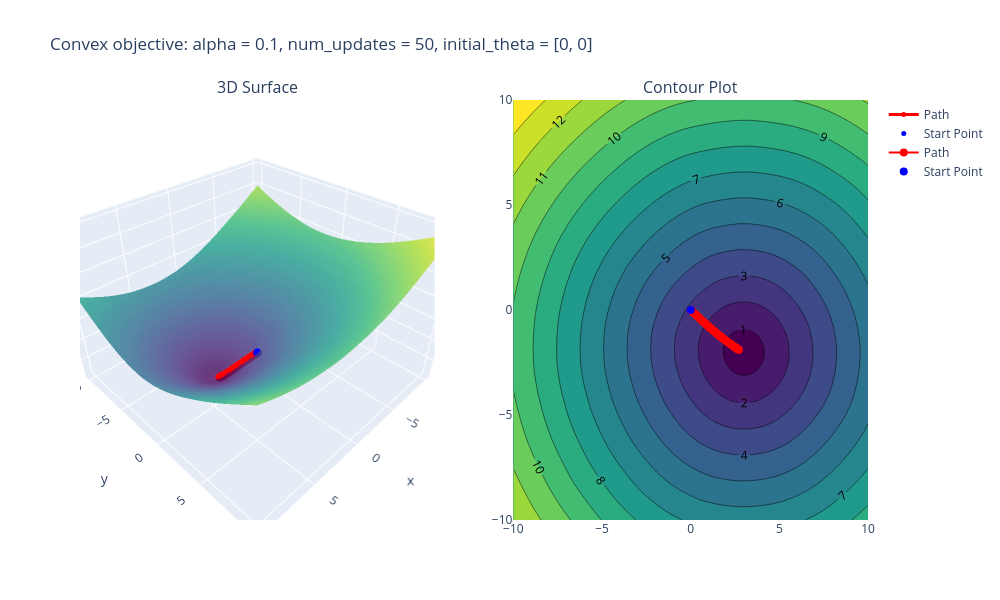
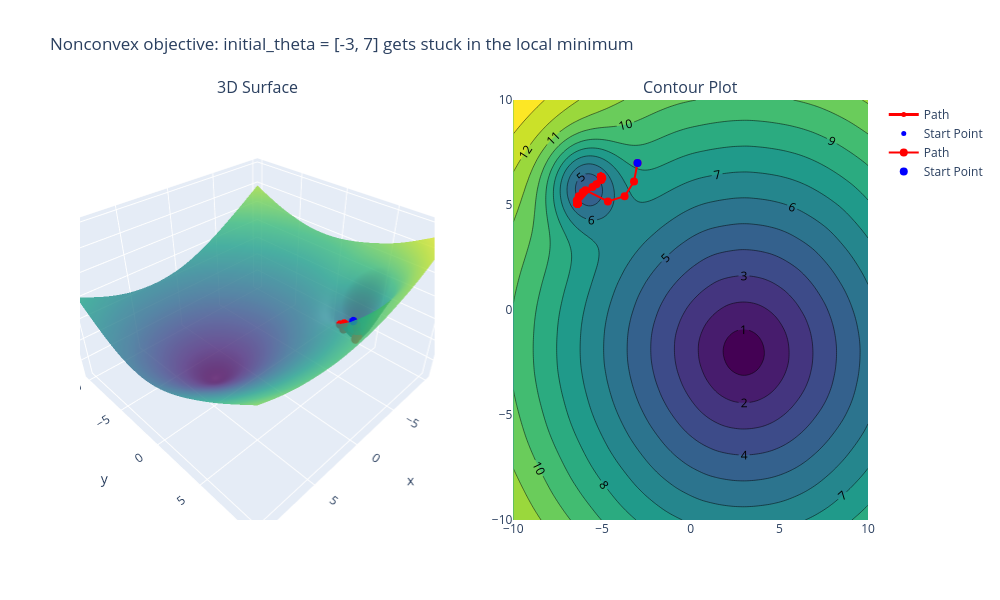

The cell these charts' notebook holds for them, in order:
### Markdown cell above
For these set of hyperparameters, the gradient descent algorithm converges to the minimum of the convex objective function. 

Now it's your turn to experiment with the hyperparameters of gradient descent. See what happens when you change the hyperparameters or when you use the nonconvex objective function instead of the convex function. Then answer the questions below.

### Code cell
# Fill in the hyperparameters to visualize gradient descent
# Consider adding a title to describe what is in each plot you produce

# Convex objective with a small learning rate: slow but steady convergence to [3, -2]
visualize_gradient_descent(
    title = "Convex objective: alpha = 0.1, num_updates = 50, initial_theta = [0, 0]" ,
    X = X ,
    y = y ,
    initial_theta = [0, 0] ,
    alpha = 0.1 ,
    num_updates = 50 ,
    batch_size = len(X) ,
    convex = True
)

# Nonconvex objective started near the local minimum at [-6, 6]:
# gradient descent gets trapped there instead of finding the global minimum at [3, -2].
# (Re-run this cell with initial_theta = [3, 7] and it converges to the global minimum,
#  and with alpha = 10 the convex run overshoots and oscillates instead of converging.)
visualize_gradient_descent(
    title = "Nonconvex objective: initial_theta = [-3, 7] gets stuck in the local minimum" ,
    X = X ,
    y = y ,
    initial_theta = [-3, 7] ,
    alpha = 1 ,
    num_updates = 50 ,
    batch_size = len(X) ,
    convex = False
)

### Figure 1 — Plotly figure (JSON) as saved in the notebook; plotly's stock layout.template omitted (floating-point values rounded to 4 significant figures; data arrays with more than 128 entries replaced by an {"elided": "..."} marker saying what was removed)
{"data": [{"colorscale": [[0, "#440154"], [0.1111, "#482878"], [0.2222, "#3e4989"], [0.3333, "#31688e"], [0.4444, "#26828e"], [0.5556, "#1f9e89"], [0.6667, "#35b779"], [0.7778, "#6ece58"], [0.8889, "#b5de2b"], [1, "#fde725"]], "opacity": 0.8, "scene": "scene", "showscale": false, "type": "surface", "x": {"elided": "100x100 float values"}, "y": {"elided": "100x100 float values"}, "z": {"elided": "100x100 float values"}}, {"line": {"color": "red", "width": 3}, "marker": {"color": "red", "size": 5}, "mode": "lines+markers", "name": "Path", "scene": "scene", "type": "scatter3d", "x": [0.0, 0.05992, 0.12, 0.18, 0.2402, 0.3005, 0.3605, 0.4204, 0.4808, 0.5412, 0.6017, 0.662, 0.7226, 0.7833, 0.8438, 0.904, 0.9642, 1.024, 1.084, 1.144, 1.205, 1.265, 1.325, 1.386, 1.446, 1.506, 1.566, 1.625, 1.685, 1.744, 1.802, 1.86, 1.918, 1.975, 2.032, 2.087, 2.142, 2.195, 2.248, 2.298, 2.347, 2.395, 2.441, 2.485, 2.527, 2.566, 2.603, 2.636, 2.667, 2.694, 2.72], "y": [0.0, -0.04845, -0.09644, -0.1444, -0.1918, -0.2392, -0.2868, -0.3343, -0.3813, -0.428, -0.4747, -0.5214, -0.5674, -0.6131, -0.659, -0.7047, -0.7505, -0.7962, -0.8414, -0.8862, -0.9309, -0.9746, -1.018, -1.06, -1.102, -1.143, -1.184, -1.224, -1.263, -1.302, -1.341, -1.379, -1.416, -1.453, -1.488, -1.522, -1.556, -1.589, -1.621, -1.652, -1.682, -1.709, -1.736, -1.762, -1.787, -1.811, -1.833, -1.853, -1.87, -1.884, -1.898], "z": [2.826, 2.766, 2.707, 2.648, 2.59, 2.531, 2.472, 2.414, 2.355, 2.297, 2.239, 2.181, 2.123, 2.065, 2.007, 1.95, 1.893, 1.836, 1.78, 1.724, 1.668, 1.612, 1.557, 1.503, 1.449, 1.396, 1.344, 1.293, 1.243, 1.193, 1.144, 1.096, 1.05, 1.004, 0.9596, 0.9171, 0.8765, 0.8374, 0.8002, 0.7657, 0.7338, 0.7039, 0.676, 0.6501, 0.6266, 0.6063, 0.5892, 0.575, 0.5632, 0.5535, 0.5455]}, {"marker": {"color": "blue", "size": 5, "symbol": "circle"}, "mode": "markers", "name": "Start Point", "scene": "scene", "type": "scatter3d", "x": [0], "y": [0], "z": [2.826]}, {"colorscale": [[0, "#440154"], [0.1111, "#482878"], [0.2222, "#3e4989"], [0.3333, "#31688e"], [0.4444, "#26828e"], [0.5556, "#1f9e89"], [0.6667, "#35b779"], [0.7778, "#6ece58"], [0.8889, "#b5de2b"], [1, "#fde725"]], "contours": {"showlabels": true}, "line": {"smoothing": 0.85}, "showscale": false, "type": "contour", "x": [-10.0, -9.798, -9.596, -9.394, -9.192, -8.99, -8.788, -8.586, -8.384, -8.182, -7.98, -7.778, -7.576, -7.374, -7.172, -6.97, -6.768, -6.566, -6.364, -6.162, -5.96, -5.758, -5.556, -5.354, -5.152, -4.949, -4.747, -4.545, -4.343, -4.141, -3.939, -3.737, -3.535, -3.333, -3.131, -2.929, -2.727, -2.525, -2.323, -2.121, -1.919, -1.717, -1.515, -1.313, -1.111, -0.9091, -0.7071, -0.5051, -0.303, -0.101, 0.101, 0.303, 0.5051, 0.7071, 0.9091, 1.111, 1.313, 1.515, 1.717, 1.919, 2.121, 2.323, 2.525, 2.727, 2.929, 3.131, 3.333, 3.535, 3.737, 3.939, 4.141, 4.343, 4.545, 4.747, 4.949, 5.152, 5.354, 5.556, 5.758, 5.96, 6.162, 6.364, 6.566, 6.768, 6.97, 7.172, 7.374, 7.576, 7.778, 7.98, 8.182, 8.384, 8.586, 8.788, 8.99, 9.192, 9.394, 9.596, 9.798, 10.0], "xaxis": "x", "y": [-10.0, -9.798, -9.596, -9.394, -9.192, -8.99, -8.788, -8.586, -8.384, -8.182, -7.98, -7.778, -7.576, -7.374, -7.172, -6.97, -6.768, -6.566, -6.364, -6.162, -5.96, -5.758, -5.556, -5.354, -5.152, -4.949, -4.747, -4.545, -4.343, -4.141, -3.939, -3.737, -3.535, -3.333, -3.131, -2.929, -2.727, -2.525, -2.323, -2.121, -1.919, -1.717, -1.515, -1.313, -1.111, -0.9091, -0.7071, -0.5051, -0.303, -0.101, 0.101, 0.303, 0.5051, 0.7071, 0.9091, 1.111, 1.313, 1.515, 1.717, 1.919, 2.121, 2.323, 2.525, 2.727, 2.929, 3.131, 3.333, 3.535, 3.737, 3.939, 4.141, 4.343, 4.545, 4.747, 4.949, 5.152, 5.354, 5.556, 5.758, 5.96, 6.162, 6.364, 6.566, 6.768, 6.97, 7.172, 7.374, 7.576, 7.778, 7.98, 8.182, 8.384, 8.586, 8.788, 8.99, 9.192, 9.394, 9.596, 9.798, 10.0], "yaxis": "y", "z": {"elided": "100x100 float values"}}, {"line": {"color": "red", "width": 2}, "marker": {"color": "red", "size": 8}, "mode": "lines+markers", "name": "Path", "type": "scatter", "x": [0.0, 0.05992, 0.12, 0.18, 0.2402, 0.3005, 0.3605, 0.4204, 0.4808, 0.5412, 0.6017, 0.662, 0.7226, 0.7833, 0.8438, 0.904, 0.9642, 1.024, 1.084, 1.144, 1.205, 1.265, 1.325, 1.386, 1.446, 1.506, 1.566, 1.625, 1.685, 1.744, 1.802, 1.86, 1.918, 1.975, 2.032, 2.087, 2.142, 2.195, 2.248, 2.298, 2.347, 2.395, 2.441, 2.485, 2.527, 2.566, 2.603, 2.636, 2.667, 2.694, 2.72], "xaxis": "x", "y": [0.0, -0.04845, -0.09644, -0.1444, -0.1918, -0.2392, -0.2868, -0.3343, -0.3813, -0.428, -0.4747, -0.5214, -0.5674, -0.6131, -0.659, -0.7047, -0.7505, -0.7962, -0.8414, -0.8862, -0.9309, -0.9746, -1.018, -1.06, -1.102, -1.143, -1.184, -1.224, -1.263, -1.302, -1.341, -1.379, -1.416, -1.453, -1.488, -1.522, -1.556, -1.589, -1.621, -1.652, -1.682, -1.709, -1.736, -1.762, -1.787, -1.811, -1.833, -1.853, -1.87, -1.884, -1.898], "yaxis": "y"}, {"marker": {"color": "blue", "size": 8, "symbol": "circle"}, "mode": "markers", "name": "Start Point", "type": "scatter", "x": [0], "xaxis": "x", "y": [0], "yaxis": "y"}], "layout": {"annotations": [{"font": {"size": 16}, "showarrow": false, "text": "3D Surface", "x": 0.225, "xanchor": "center", "xref": "paper", "y": 1, "yanchor": "bottom", "yref": "paper"}, {"font": {"size": 16}, "showarrow": false, "text": "Contour Plot", "x": 0.775, "xanchor": "center", "xref": "paper", "y": 1, "yanchor": "bottom", "yref": "paper"}], "height": 600, "scene": {"domain": {"x": [0, 0.45], "y": [0, 1]}}, "title": {"text": "Convex objective: alpha = 0.1, num_updates = 50, initial_theta = [0, 0]"}, "width": 1000, "xaxis": {"anchor": "y", "domain": [0.55, 1]}, "yaxis": {"anchor": "x", "domain": [0, 1]}}}

### Figure 2 — Plotly figure (JSON) as saved in the notebook; plotly's stock layout.template omitted (floating-point values rounded to 4 significant figures; data arrays with more than 128 entries replaced by an {"elided": "..."} marker saying what was removed)
{"data": [{"colorscale": [[0, "#440154"], [0.1111, "#482878"], [0.2222, "#3e4989"], [0.3333, "#31688e"], [0.4444, "#26828e"], [0.5556, "#1f9e89"], [0.6667, "#35b779"], [0.7778, "#6ece58"], [0.8889, "#b5de2b"], [1, "#fde725"]], "opacity": 0.8, "scene": "scene", "showscale": false, "type": "surface", "x": {"elided": "100x100 float values"}, "y": {"elided": "100x100 float values"}, "z": {"elided": "100x100 float values"}}, {"line": {"color": "red", "width": 3}, "marker": {"color": "red", "size": 5}, "mode": "lines+markers", "name": "Path", "scene": "scene", "type": "scatter3d", "x": [-3.0, -3.198, -3.728, -4.669, -5.938, -5.54, -6.09, -5.319, -6.316, -5.043, -6.423, -4.986, -6.407, -5.023, -6.396, -5.047, -6.392, -5.056, -6.387, -5.061, -6.386, -5.063, -6.385, -5.064, -6.385, -5.064, -6.385, -5.064, -6.385, -5.064, -6.385, -5.064, -6.385, -5.064, -6.385, -5.064, -6.385, -5.064, -6.385, -5.064, -6.385, -5.064, -6.385, -5.064, -6.385, -5.064, -6.385, -5.064, -6.385, -5.064, -6.385], "y": [7.0, 6.117, 5.42, 5.168, 5.705, 5.863, 5.608, 5.993, 5.412, 6.185, 5.211, 6.289, 5.126, 6.33, 5.082, 6.342, 5.065, 6.345, 5.062, 6.347, 5.058, 6.348, 5.057, 6.348, 5.057, 6.348, 5.057, 6.348, 5.057, 6.348, 5.057, 6.348, 5.057, 6.348, 5.057, 6.348, 5.057, 6.348, 5.057, 6.348, 5.057, 6.348, 5.057, 6.348, 5.057, 6.348, 5.057, 6.348, 5.057, 6.348, 5.057], "z": [8.236, 7.443, 6.687, 5.577, 4.384, 4.427, 4.5, 4.655, 4.846, 5.137, 5.18, 5.328, 5.254, 5.325, 5.294, 5.308, 5.31, 5.3, 5.308, 5.296, 5.311, 5.294, 5.311, 5.294, 5.312, 5.293, 5.312, 5.293, 5.312, 5.293, 5.312, 5.293, 5.312, 5.293, 5.312, 5.293, 5.312, 5.293, 5.312, 5.293, 5.312, 5.293, 5.312, 5.293, 5.312, 5.293, 5.312, 5.293, 5.312, 5.293, 5.312]}, {"marker": {"color": "blue", "size": 5, "symbol": "circle"}, "mode": "markers", "name": "Start Point", "scene": "scene", "type": "scatter3d", "x": [-3], "y": [7], "z": [8.236]}, {"colorscale": [[0, "#440154"], [0.1111, "#482878"], [0.2222, "#3e4989"], [0.3333, "#31688e"], [0.4444, "#26828e"], [0.5556, "#1f9e89"], [0.6667, "#35b779"], [0.7778, "#6ece58"], [0.8889, "#b5de2b"], [1, "#fde725"]], "contours": {"showlabels": true}, "line": {"smoothing": 0.85}, "showscale": false, "type": "contour", "x": [-10.0, -9.798, -9.596, -9.394, -9.192, -8.99, -8.788, -8.586, -8.384, -8.182, -7.98, -7.778, -7.576, -7.374, -7.172, -6.97, -6.768, -6.566, -6.364, -6.162, -5.96, -5.758, -5.556, -5.354, -5.152, -4.949, -4.747, -4.545, -4.343, -4.141, -3.939, -3.737, -3.535, -3.333, -3.131, -2.929, -2.727, -2.525, -2.323, -2.121, -1.919, -1.717, -1.515, -1.313, -1.111, -0.9091, -0.7071, -0.5051, -0.303, -0.101, 0.101, 0.303, 0.5051, 0.7071, 0.9091, 1.111, 1.313, 1.515, 1.717, 1.919, 2.121, 2.323, 2.525, 2.727, 2.929, 3.131, 3.333, 3.535, 3.737, 3.939, 4.141, 4.343, 4.545, 4.747, 4.949, 5.152, 5.354, 5.556, 5.758, 5.96, 6.162, 6.364, 6.566, 6.768, 6.97, 7.172, 7.374, 7.576, 7.778, 7.98, 8.182, 8.384, 8.586, 8.788, 8.99, 9.192, 9.394, 9.596, 9.798, 10.0], "xaxis": "x", "y": [-10.0, -9.798, -9.596, -9.394, -9.192, -8.99, -8.788, -8.586, -8.384, -8.182, -7.98, -7.778, -7.576, -7.374, -7.172, -6.97, -6.768, -6.566, -6.364, -6.162, -5.96, -5.758, -5.556, -5.354, -5.152, -4.949, -4.747, -4.545, -4.343, -4.141, -3.939, -3.737, -3.535, -3.333, -3.131, -2.929, -2.727, -2.525, -2.323, -2.121, -1.919, -1.717, -1.515, -1.313, -1.111, -0.9091, -0.7071, -0.5051, -0.303, -0.101, 0.101, 0.303, 0.5051, 0.7071, 0.9091, 1.111, 1.313, 1.515, 1.717, 1.919, 2.121, 2.323, 2.525, 2.727, 2.929, 3.131, 3.333, 3.535, 3.737, 3.939, 4.141, 4.343, 4.545, 4.747, 4.949, 5.152, 5.354, 5.556, 5.758, 5.96, 6.162, 6.364, 6.566, 6.768, 6.97, 7.172, 7.374, 7.576, 7.778, 7.98, 8.182, 8.384, 8.586, 8.788, 8.99, 9.192, 9.394, 9.596, 9.798, 10.0], "yaxis": "y", "z": {"elided": "100x100 float values"}}, {"line": {"color": "red", "width": 2}, "marker": {"color": "red", "size": 8}, "mode": "lines+markers", "name": "Path", "type": "scatter", "x": [-3.0, -3.198, -3.728, -4.669, -5.938, -5.54, -6.09, -5.319, -6.316, -5.043, -6.423, -4.986, -6.407, -5.023, -6.396, -5.047, -6.392, -5.056, -6.387, -5.061, -6.386, -5.063, -6.385, -5.064, -6.385, -5.064, -6.385, -5.064, -6.385, -5.064, -6.385, -5.064, -6.385, -5.064, -6.385, -5.064, -6.385, -5.064, -6.385, -5.064, -6.385, -5.064, -6.385, -5.064, -6.385, -5.064, -6.385, -5.064, -6.385, -5.064, -6.385], "xaxis": "x", "y": [7.0, 6.117, 5.42, 5.168, 5.705, 5.863, 5.608, 5.993, 5.412, 6.185, 5.211, 6.289, 5.126, 6.33, 5.082, 6.342, 5.065, 6.345, 5.062, 6.347, 5.058, 6.348, 5.057, 6.348, 5.057, 6.348, 5.057, 6.348, 5.057, 6.348, 5.057, 6.348, 5.057, 6.348, 5.057, 6.348, 5.057, 6.348, 5.057, 6.348, 5.057, 6.348, 5.057, 6.348, 5.057, 6.348, 5.057, 6.348, 5.057, 6.348, 5.057], "yaxis": "y"}, {"marker": {"color": "blue", "size": 8, "symbol": "circle"}, "mode": "markers", "name": "Start Point", "type": "scatter", "x": [-3], "xaxis": "x", "y": [7], "yaxis": "y"}], "layout": {"annotations": [{"font": {"size": 16}, "showarrow": false, "text": "3D Surface", "x": 0.225, "xanchor": "center", "xref": "paper", "y": 1, "yanchor": "bottom", "yref": "paper"}, {"font": {"size": 16}, "showarrow": false, "text": "Contour Plot", "x": 0.775, "xanchor": "center", "xref": "paper", "y": 1, "yanchor": "bottom", "yref": "paper"}], "height": 600, "scene": {"domain": {"x": [0, 0.45], "y": [0, 1]}}, "title": {"text": "Nonconvex objective: initial_theta = [-3, 7] gets stuck in the local minimum"}, "width": 1000, "xaxis": {"anchor": "y", "domain": [0.55, 1]}, "yaxis": {"anchor": "x", "domain": [0, 1]}}}
